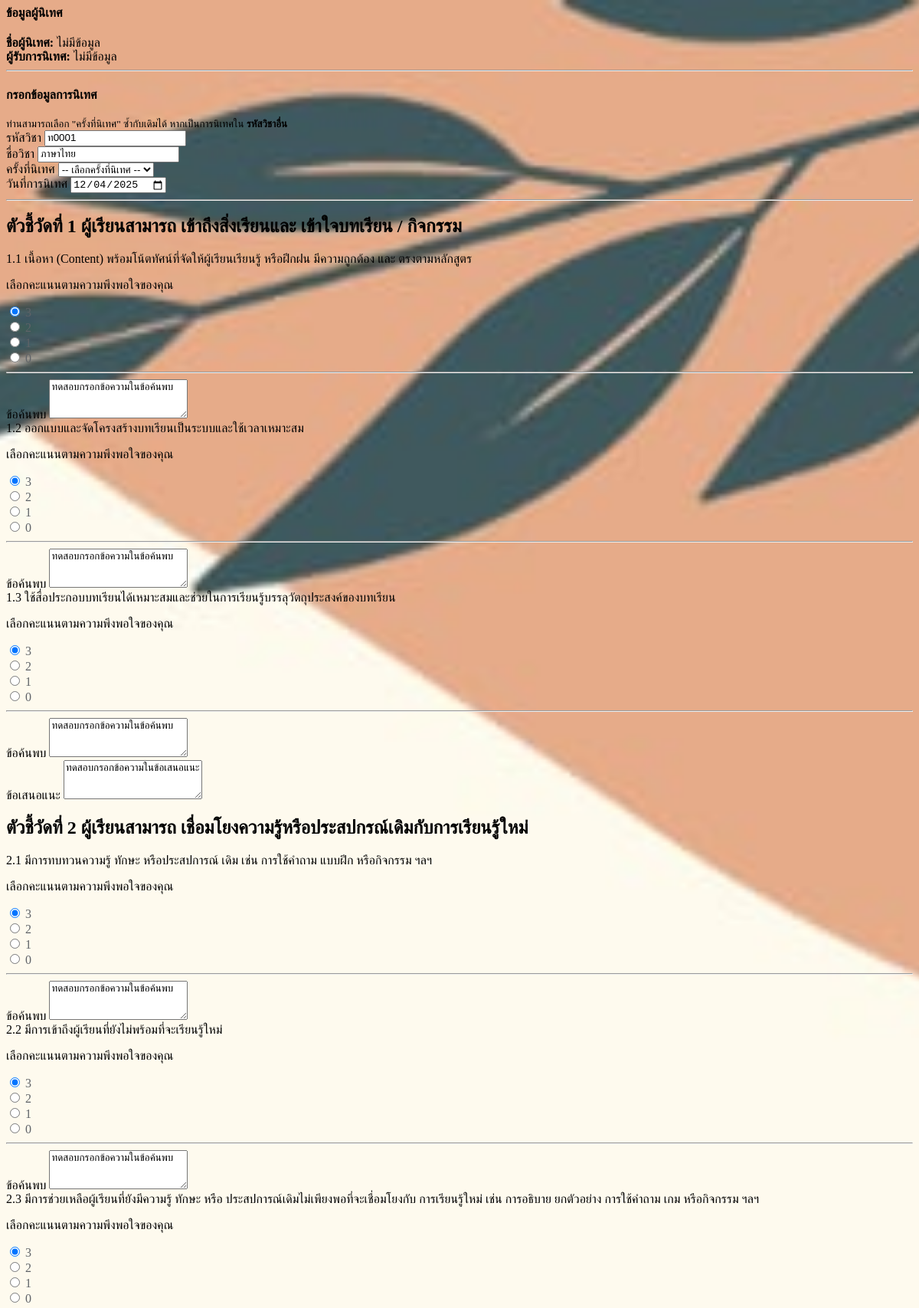
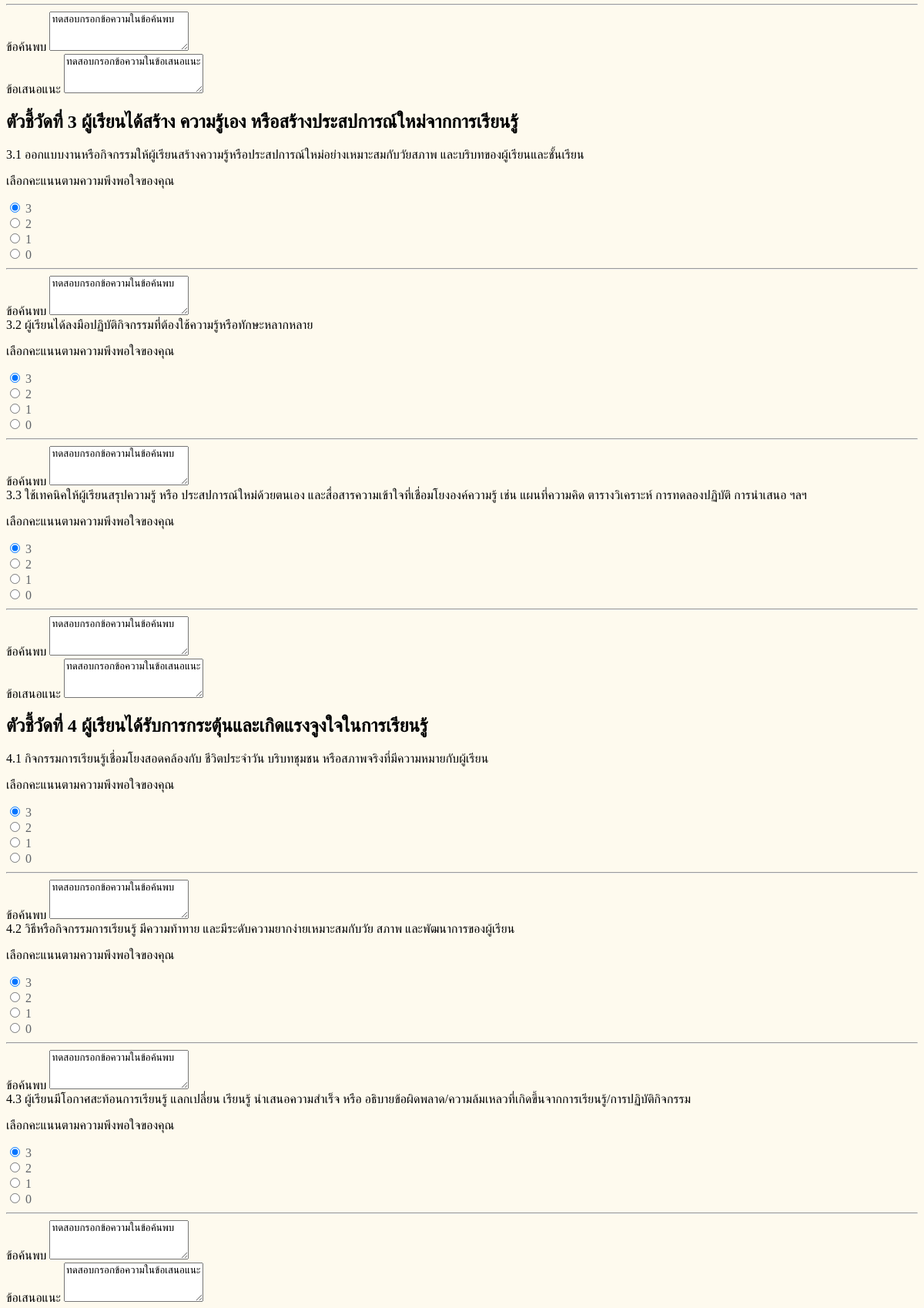
The page /forms/kpi_form.php (signed in, upper part) on the database its author committed (2 pictures, top to bottom).
### tables this page shows
CREATE TABLE `kpi_indicators` (
  `id` int NOT NULL,
  `title` varchar(255) NOT NULL COMMENT 'ชื่อตัวชี้วัด',
  `display_order` int NOT NULL DEFAULT '0' COMMENT 'ลำดับการแสดงผล'
);

CREATE TABLE `kpi_questions` (
  `id` int NOT NULL,
  `indicator_id` int NOT NULL COMMENT 'FK อ้างอิงถึงตาราง kpi_indicators',
  `question_text` text NOT NULL COMMENT 'ข้อความคำถาม',
  `display_order` int NOT NULL DEFAULT '0' COMMENT 'ลำดับการแสดงผลของคำถามในตัวชี้วัดนั้นๆ'
);

### forms/kpi_form.php (the view, shortened to what this page needs)
<link rel="stylesheet" href="css/styles.css">
<?php
require_once 'config/db_connect.php';
$inspection_data = $_SESSION['inspection_data'] ?? [];
$sql = "SELECT
            ind.id AS indicator_id,
            ind.title AS indicator_title,
            q.id AS question_id,
            q.question_text
        FROM
            kpi_indicators ind
        LEFT JOIN
            kpi_questions q ON ind.id = q.indicator_id
        ORDER BY
            ind.display_order ASC, q.display_order ASC";
$result = $conn->query($sql);
$indicators = [];
if ($result) {
  while ($row = $result->fetch_assoc()) {
    $indicators[$row['indicator_id']]['title'] = $row['indicator_title'];
    if ($row['question_id']) {
      $indicators[$row['indicator_id']]['questions'][] = $row;
    }
  }
}
?>
<form id="evaluationForm" method="POST" action="save_kpi_data.php" enctype="multipart/form-data" onsubmit="return validateKpiForm()">
  <h4 class="fw-bold text-primary">ข้อมูลผู้นิเทศ</h4>
  <div class="row mb-4">
    <div class="col-md-6">
      <strong>ชื่อผู้นิเทศ:</strong> <?php echo htmlspecialchars($_SESSION['user_name'] ?? 'ไม่มีข้อมูล'); ?>
    </div>
    <div class="col-md-6">
      <strong>ผู้รับการนิเทศ:</strong> <?php echo htmlspecialchars($inspection_data['teacher_name'] ?? 'ไม่มีข้อมูล'); ?>
    </div>
  </div>
  <hr class="my-4">
  <h4 class="fw-bold text-success">กรอกข้อมูลการนิเทศ</h4>
  <div class="alert alert-info py-2">
    <small><i class="fas fa-info-circle"></i> ท่านสามารถเลือก "ครั้งที่นิเทศ" ซ้ำกับเดิมได้ หากเป็นการนิเทศใน <strong>รหัสวิชาอื่น</strong></small>
  </div>
  <div class="row g-3 mt-2 mb-4">
    <div class="col-md-6">
      <label for="subject_code" class="form-label fw-bold">รหัสวิชา</label>
      <input type="text" id="subject_code" name="subject_code" class="form-control" placeholder="เช่น ท0001" value="ท0001" required>
    </div>
    <div class="col-md-6">
      <label for="subject_name" class="form-label fw-bold">ชื่อวิชา</label>
      <input type="text" id="subject_name" name="subject_name" class="form-control" placeholder="เช่น ภาษาไทย" value="ภาษาไทย" required>
    </div>
    <div class="col-md-6">
      <label for="inspection_time" class="form-label fw-bold">ครั้งที่นิเทศ</label>
      <select id="inspection_time" name="inspection_time" class="form-select" required>
        <option value="" disabled selected>-- เลือกครั้งที่นิเทศ --</option>
      </select>
    </div>
    <div class="col-md-6">
      <label for="supervision_date" class="form-label fw-bold">วันที่การนิเทศ</label>
      <input type="date" id="supervision_date" name="supervision_date" class="form-control" value="<?php echo date('Y-m-d'); ?>" required>
    </div>
  </div>
  <hr class="my-5">
  <?php foreach ($indicators as $indicator_id => $indicator_data) : ?>
    <div class="section-header mb-3">
      <h2 class="h5"><?php echo htmlspecialchars($indicator_data['title']); ?></h2>
    </div>
    <?php if (!empty($indicator_data['questions'])) : ?>
      <?php foreach ($indicator_data['questions'] as $question) :
        $question_id = $question['question_id'];
      ?>
        <div class="card mb-3">
          <div class="card-body p-4">
            <div class="mb-3">
              <label class="form-label-question" for="rating_<?php echo $question_id; ?>">
                <?php echo htmlspecialchars($question['question_text']); ?>
              </label>
            </div>
            <p>เลือกคะแนนตามความพึงพอใจของคุณ</p>
            <?php for ($i = 3; $i >= 0; $i--) : ?>
              <div class="form-check form-check-inline">
                <input
                  class="form-check-input"
                  type="radio"
                  name="ratings[<?php echo $question_id; ?>]"
                  id="q<?php echo $question_id; ?>-<?php echo $i; ?>"
                  value="<?php echo $i; ?>"
                  required
                  <?php echo ($i == 3) ? 'checked' : ''; ?> /> <label class="form-check-label" for="q<?php echo $question_id; ?>-<?php echo $i; ?>"><?php echo $i; ?></label>
              </div>
            <?php endfor; ?>
            <hr class="my-4" />
            <div class="mb-3">
              <label for="comments_<?php echo $question_id; ?>" class="form-label">ข้อค้นพบ</label>
              <textarea
                class="form-control"
                id="comments_<?php echo $question_id; ?>"
                name="comments[<?php echo $question_id; ?>]"
                rows="3"
                placeholder="กรอกความคิดเห็นของคุณที่นี่...">ทดสอบกรอกข้อความในข้อค้นพบ</textarea>
            </div>
          </div>
        </div>
      <?php endforeach; ?>
      <div class="card mb-4">
        <div class="card-body p-4">
          <div class="mb-3">
            <label for="indicator_suggestion_<?php echo $indicator_id; ?>" class="form-label fw-bold">ข้อเสนอแนะ</label>
            <textarea class="form-control" id="indicator_suggestion_<?php echo $indicator_id; ?>" name="indicator_suggestions[<?php echo $indicator_id; ?>]" rows="3" placeholder="กรอกข้อเสนอแนะ...">ทดสอบกรอกข้อความในข้อเสนอแนะ</textarea>
          </div>
        </div>
      </div>
    <?php endif; ?>
  <?php endforeach; ?>
</form>

### css/styles.css (style rules this page uses)
.form-check-label { color: #5f6368; }

### rows shown on the page
kpi_indicators: kpi_questions.question_text "1.1 เนื้อหา (Content) พร้อมโน้ตทัศน์ที่จัดให้ผู้เรียนเรียนรู้ หรือฝึกฝน มีความถูกต้อง และ ตรงตามหลักสูตร", value "ทดสอบกรอกข้อความในข้อค้นพบ", kpi_questions.question_text "1.2 ออกแบบและจัดโครงสร้างบทเรียนเป็นระบบและใช้เวลาเหมาะสม", kpi_questions.question_text "1.3 ใช้สื่อประกอบบทเรียนได้เหมาะสมและช่วยในการเรียนรู้บรรลุวัตถุประสงค์ของบทเรียน"
kpi_indicators: kpi_questions.question_text "2.1 มีการทบทวนความรู้ ทักษะ หรือประสปการณ์ เดิม เช่น การใช้คำถาม แบบฝึก หรือกิจกรรม ฯลฯ", value "ทดสอบกรอกข้อความในข้อค้นพบ", kpi_questions.question_text "2.2 มีการเข้าถึงผู้เรียนที่ยังไม่พร้อมที่จะเรียนรู้ใหม่", kpi_questions.question_text "2.3 มีการช่วยเหลือผู้เรียนที่ยังมีความรู้ ทักษะ หรือ ประสปการณ์เดิมไม่เพียงพอที่จะเชื่อมโยงกับ การเรียนรู้ใหม่ เช่น การอธิบาย ยกตัวอย่าง การใช้คำถาม เกม หรือกิจกรรม ฯลฯ"
kpi_indicators: kpi_questions.question_text "3.1 ออกแบบงานหรือกิจกรรมให้ผู้เรียนสร้างความรู้หรือประสปการณ์ใหม่อย่างเหมาะสมกับวัยสภาพ และบริบทของผู้เรียนและชั้นเรียน", value "ทดสอบกรอกข้อความในข้อค้นพบ", kpi_questions.question_text "3.2 ผู้เรียนได้ลงมือปฏิบัติกิจกรรมที่ต้องใช้ความรู้หรือทักษะหลากหลาย", kpi_questions.question_text "3.3 ใช้เทคนิคให้ผู้เรียนสรุปความรู้ หรือ ประสปการณ์ใหม่ด้วยตนเอง และสื่อสารความเข้าใจที่เชื่อมโยงองค์ความรู้ เช่น แผนที่ความคิด ตารางวิเคราะห์ การทดลองปฏิบัติ การนำเสนอ ฯลฯ"
kpi_indicators: kpi_questions.question_text "4.1 กิจกรรมการเรียนรู้เชื่อมโยงสอดคล้องกับ ชีวิตประจำวัน บริบทชุมชน หรือสภาพจริงที่มีความหมายกับผู้เรียน", value "ทดสอบกรอกข้อความในข้อค้นพบ", kpi_questions.question_text "4.2 วิธีหรือกิจกรรมการเรียนรู้ มีความท้าทาย และมีระดับความยากง่ายเหมาะสมกับวัย สภาพ และพัฒนาการของผู้เรียน", kpi_questions.question_text "4.3 ผู้เรียนมีโอกาศสะท้อนการเรียนรู้ แลกเปลี่ยน เรียนรู้ นำเสนอความสำเร็จ หรือ อธิบายข้อผิดพลาด/ความล้มเหลวที่เกิดขึ้นจากการเรียนรู้/การปฏิบัติกิจกรรม"

### other values the page prints
$_SESSION['user_name'] "ไม่มีข้อมูล"
$inspection_data['teacher_name'] "ไม่มีข้อมูล"
$indicator_data['title'] "ตัวชี้วัดที่ 1 ผู้เรียนสามารถ เข้าถึงสิ่งเรียนและ เข้าใจบทเรียน / กิจกรรม"
$indicator_data['title'] "ตัวชี้วัดที่ 2 ผู้เรียนสามารถ เชื่อมโยงความรู้หรือประสปกรณ์เดิมกับการเรียนรู้ใหม่"
$indicator_data['title'] "ตัวชี้วัดที่ 3 ผู้เรียนได้สร้าง ความรู้เอง หรือสร้างประสปการณ์ใหม่จากการเรียนรู้"
$indicator_data['title'] "ตัวชี้วัดที่ 4 ผู้เรียนได้รับการกระตุ้นและเกิดแรงจูงใจในการเรียนรู้"
